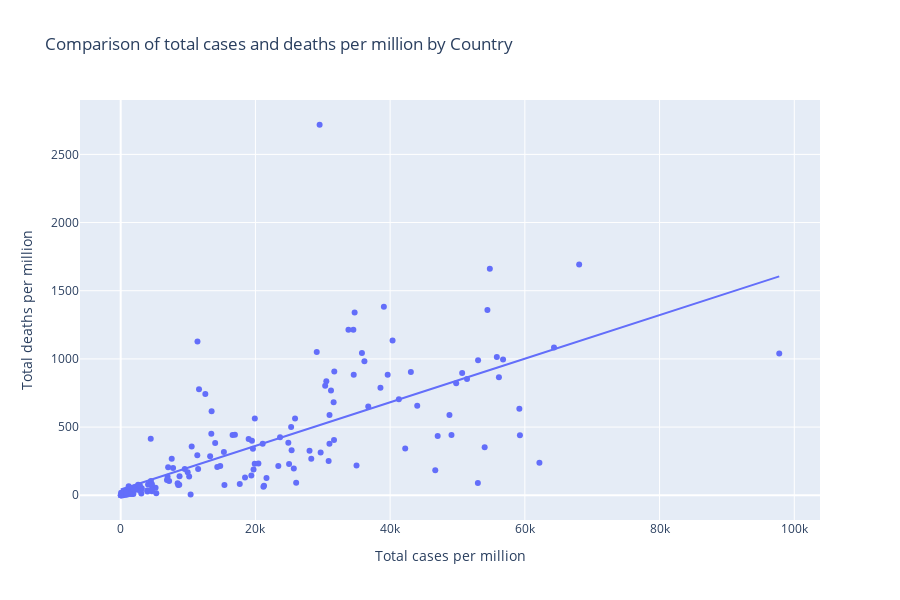

Notebook code cell kept with this figure:
### Code cell
import plotly.express as px
import pandas as pd
import plotly.graph_objects as go
import numpy as np
import seaborn as sns


GDPdata = GDPdata.rename(columns={'Country Code': 'iso_code'})


CovidData['date'] = pd.to_datetime(CovidData['date'])
CovidData = CovidData[CovidData['date'] == '2020-12-31']

df = pd.merge(GDPdata, CovidData, on='iso_code', how='inner')
df = df.dropna(subset=['total_cases_per_million', 'total_deaths_per_million'])


fig = px.scatter(
    df,
    x="total_cases_per_million",
    y="total_deaths_per_million",
    hover_name="Country Name",
    trendline="ols",
    title="Comparison of total cases and deaths per million by Country",
    labels={
        "total_cases_per_million": "Total cases per million",
        "total_deaths_per_million": "Total deaths per million"
    }
)

correlation = df['total_cases_per_million'].corr(df['total_deaths_per_million'])
print(correlation)

fig.update_traces(textposition='top center')
fig.update_layout(
    height=600
)

fig.show()

fig = px.scatter_geo(
    df, 
    locations="iso_code",
    size="total_cases_per_million",
    color="total_deaths_per_million",
    hover_name="Country Name",
    size_max=50,
    color_continuous_scale=px.colors.sequential.Reds,
    title="Total cases and deaths per million by country"
)

fig.update_layout(
    geo=dict(
        showframe=False,
        showcoastlines=False,
        projection_type='equirectangular'
    ),
    height=600
)

fig.show()

### Figure 1 — Plotly figure (JSON) as saved in the notebook; plotly's stock layout.template omitted (floating-point values rounded to 4 significant figures; data arrays with more than 128 entries replaced by an {"elided": "..."} marker saying what was removed)
{"data": [{"hovertemplate": "<b>%{hovertext}</b><br><br>Total cases per million=%{x}<br>Total deaths per million=%{y}<extra></extra>", "hovertext": {"elided": "186 str values"}, "legendgroup": "", "marker": {"color": "#636efa", "symbol": "circle"}, "mode": "markers", "name": "", "orientation": "v", "showlegend": false, "textposition": "top center", "type": "scatter", "x": {"elided": "186 float values"}, "xaxis": "x", "y": {"elided": "186 float values"}, "yaxis": "y"}, {"hovertemplate": "<b>OLS trendline</b><br>total_deaths_per_million = 0.0159831 * total_cases_per_million + 42.444<br>R<sup>2</sup>=0.525186<br><br>Total cases per million=%{x}<br>Total deaths per million=%{y} <b>(trend)</b><extra></extra>", "legendgroup": "", "marker": {"color": "#636efa", "symbol": "circle"}, "mode": "lines", "name": "", "showlegend": false, "textposition": "top center", "type": "scatter", "x": {"elided": "186 float values"}, "xaxis": "x", "y": {"elided": "186 float values"}, "yaxis": "y"}], "layout": {"height": 600, "legend": {"tracegroupgap": 0}, "title": {"text": "Comparison of total cases and deaths per million by Country"}, "xaxis": {"anchor": "y", "domain": [0, 1], "title": {"text": "Total cases per million"}}, "yaxis": {"anchor": "x", "domain": [0, 1], "title": {"text": "Total deaths per million"}}}}
